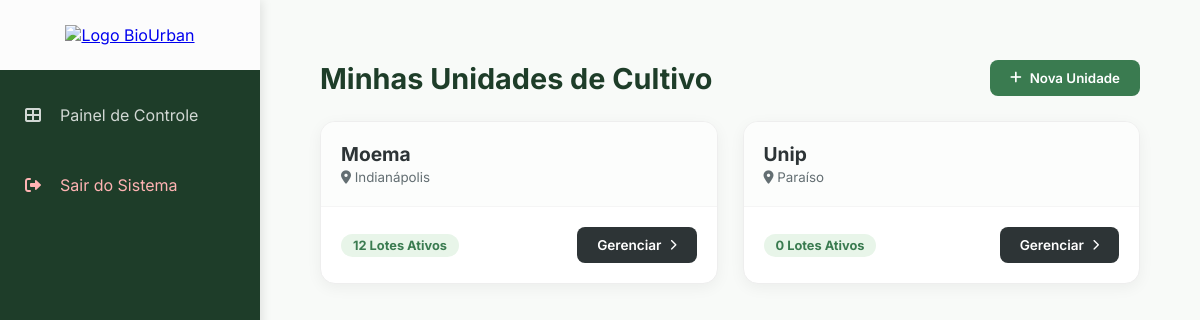
/ (signed in), run on the app's committed database.
### models.py (models this page shows)
class Fazenda(db.Model):
    id = db.Column(db.Integer, primary_key=True)
    nome = db.Column(db.String(100), nullable=False)
    localizacao = db.Column(db.String(100))
    usuario_id = db.Column(db.Integer, db.ForeignKey('usuario.id'), nullable=False)
    latitude = db.Column(db.Float, nullable=True)
    longitude = db.Column(db.Float, nullable=True)
    hortalicas = db.relationship('Hortalica', backref='fazenda', lazy=True)
    registros_hidricos = db.relationship('RegistroHidrico', backref='fazenda', lazy=True)

### app.py (the view)
@app.route('/', endpoint='dashboard')
@login_required
def dashboard():
    minhas_fazendas = Fazenda.query.filter_by(usuario_id=current_user.id).all()
    return render_template('dashboard.html', fazendas=minhas_fazendas, clima=CLIMA_ATUAL)

### app.py (called while the page is built)
@login_manager.user_loader
def load_user(user_id):
    return db.session.get(Usuario, int(user_id))

### templates/dashboard.html (shortened to what this page needs)
{% extends "layout.html" %}
{% block content %}
<div style="max-width: 1000px; margin: 0 auto; padding: 20px;">
    <div style="display: flex; justify-content: space-between; align-items: center; margin-bottom: 25px;">
        <h1 style="color: var(--dark-bg); font-size: 1.8rem; margin: 0;">Minhas Unidades de Cultivo</h1>
        <button onclick="document.getElementById('modalFazenda').style.display='flex'" class="btn btn-primary" style="background: var(--primary-green); border: none; padding: 10px 20px; border-radius: 8px; color: white; cursor: pointer; font-weight: 600;">
            <i class="fas fa-plus"></i> Nova Unidade
        </button>
    </div>
    <div style="display: grid; grid-template-columns: repeat(auto-fill, minmax(310px, 1fr)); gap: 25px;">
        {% for fazenda in fazendas %}
        <div style="background: white; border-radius: 15px; box-shadow: 0 4px 15px rgba(0,0,0,0.05); overflow: hidden; border: 1px solid #eee; transition: transform 0.2s;">
            <div style="padding: 20px; border-bottom: 1px solid #f5f5f5; background: #fcfdfc;">
                <h2 style="margin: 0; color: #2d3436; font-size: 1.2rem;">{{ fazenda.nome }}</h2>
                <small style="color: #636e72;"><i class="fas fa-map-marker-alt"></i> {{ fazenda.localizacao }}</small>
            </div>
            <div style="padding: 20px; display: flex; justify-content: space-between; align-items: center;">
                <span style="color: var(--primary-green); font-weight: 700; font-size: 0.8rem; background: #e8f5e9; padding: 4px 12px; border-radius: 20px;">
                    {{ fazenda.hortalicas|length }} Lotes Ativos
                </span>
                <a href="{{ url_for('ver_fazenda', id=fazenda.id) }}" style="text-decoration: none; color: white; background: #2d3436; padding: 10px 20px; border-radius: 8px; font-size: 0.85rem; font-weight: 600; display: flex; align-items: center; gap: 8px;">
                    Gerenciar <i class="fas fa-chevron-right" style="font-size: 0.7rem;"></i>
                </a>
            </div>
        </div>
        {% else %}
        <div style="grid-column: 1/-1; text-align: center; padding: 50px; color: #ccc;">
            <i class="fas fa-seedling" style="font-size: 3rem; margin-bottom: 15px;"></i>
            <p>Nenhuma unidade cadastrada. Comece agora!</p>
        </div>
        {% endfor %}
    </div>
</div>
{% endblock %}

### templates/layout.html (style rules this page uses)
:root { --primary-green: #3A7B50; --dark-bg: #1e3d29; --off-white: #fcfcfc; --light-bg: #f8faf8; --danger-red: #E15244; }
html, body { font-family: 'Inter', sans-serif; }
body { margin: 0; display: flex; background-color: var(--light-bg); }
button, input, select, textarea, option { font-family: 'Inter', sans-serif; }
.btn { padding: 10px 18px; border-radius: 8px; cursor: pointer; font-weight: 600; border: none; display: inline-flex; align-items: center; gap: 8px; transition: 0.3s; text-decoration: none; }
.btn-primary { background: var(--primary-green); color: white; }

### data on the page
Fazenda: nome "Moema", localizacao "Indianápolis", hortalicas|length "12"
Fazenda: nome "Unip", localizacao "Paraíso", hortalicas|length "0"
